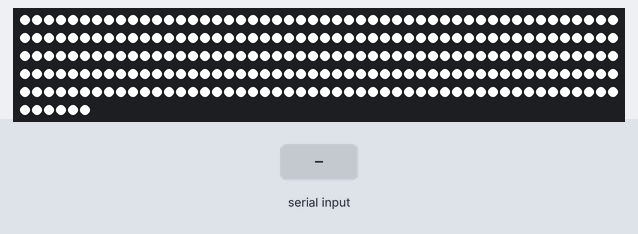
Bench run of a sketch on a simulated Arduino Uno, built with avr-gcc and run on an emulated ATmega328P. Shown: 256 RGB LEDs in strip order, left to right, continuing on the next row. The test bench sets the inputs (shaded band). What the sketch prints to the serial monitor is not drawn.

Above: at 1.2 s.
1.3 s: "c;" received over Serial
2.8 s: "d;" received over Serial
Timing chart, 0 to 5.8 s (numbered marks = the images above; inputs shaded):
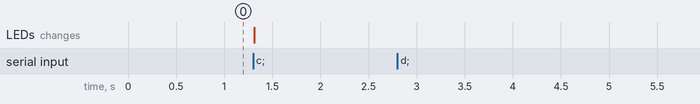

The sketch:

ws2812_serial.ino
```cpp
#include <FastLED.h>
#include <EEPROM.h>

#define BAUD_RATE 115200
#define SERIAL_TIMEOUT 1000

#define LED_COUNT 256
#define LED_PIN 5

byte chars_to_byte(unsigned char, unsigned char);
void display_led(int);

CRGB leds[LED_COUNT];
char command[25];

void setup() {
  Serial.begin(BAUD_RATE);
  Serial.setTimeout(SERIAL_TIMEOUT);

  FastLED.addLeds<NEOPIXEL, LED_PIN>(leds, LED_COUNT);
  eeprom_load();
  FastLED.show();
}

void loop() {
  while (Serial.available() > 0) {
    Serial.readStringUntil(';').toCharArray(command, 25);
    if (command[1] == '\0') {
      switch (command[0]) {
        case 'r': // RENDER
          render();
          break;
        case 'c': // CLEAR
          clear();
          break;
        case 'd': // DUMP
          dump();
          break;
        case 's': // SAVE
          eeprom_save();
          break;
        case 'l': // LOAD
          eeprom_load();
          break;
      }
    } else {      // SET LED
      set_led(command);
    }
  }
}

void render() {
  FastLED.show();
}

void clear() {
  for (int i = 0; i < LED_COUNT; i++) {
    leds[i].red   = 0;
    leds[i].green = 0;
    leds[i].blue  = 0;
  }
  FastLED.show();
}


void dump() {
  Serial.println("---BEGIN DUMP---");
  for (int i = 0; i < LED_COUNT; i++) {
    Serial.print("LEDS[");Serial.print(i);Serial.print("] = [");
    Serial.print(leds[i].red);
    Serial.print(",");Serial.print(leds[i].green);
    Serial.print(",");Serial.print(leds[i].blue);
    Serial.println("]");
  }
  Serial.println("---END DUMP---");
}

void eeprom_save() {
  for (int i = 0; i < LED_COUNT; i++) {
    EEPROM.write(3 * i, leds[i].red);
    EEPROM.write(3 * i + 1, leds[i].green);
    EEPROM.write(3 * i + 2, leds[i].blue);
  }
}

void eeprom_load() {
  for (int i = 0; i < LED_COUNT; i++) {
    leds[i].red   = EEPROM.read(3 * i);
    leds[i].green = EEPROM.read(3 * i + 1);
    leds[i].blue  = EEPROM.read(3 * i + 2);
  }
}

void set_led(char *command) {
  byte index = chars_to_byte(command[0], command[1]);
  leds[index].red   = chars_to_byte(command[2], command[3]);
  leds[index].green = chars_to_byte(command[4], command[5]);
  leds[index].blue  = chars_to_byte(command[6], command[7]);
}


// convert a pair of ascii hex charcters to a byte
// chars_to_byte('1', 'f') => 31
byte chars_to_byte(unsigned char upper_nibble, unsigned char lower_nibble) {
  if (upper_nibble > '9') upper_nibble -= 7;
  if (lower_nibble > '9') lower_nibble -= 7;
  return (upper_nibble << 4) | (lower_nibble & 0x0f);
}
```

Measured:
- after the input at 2.8 s, every drawn part: stays the same
